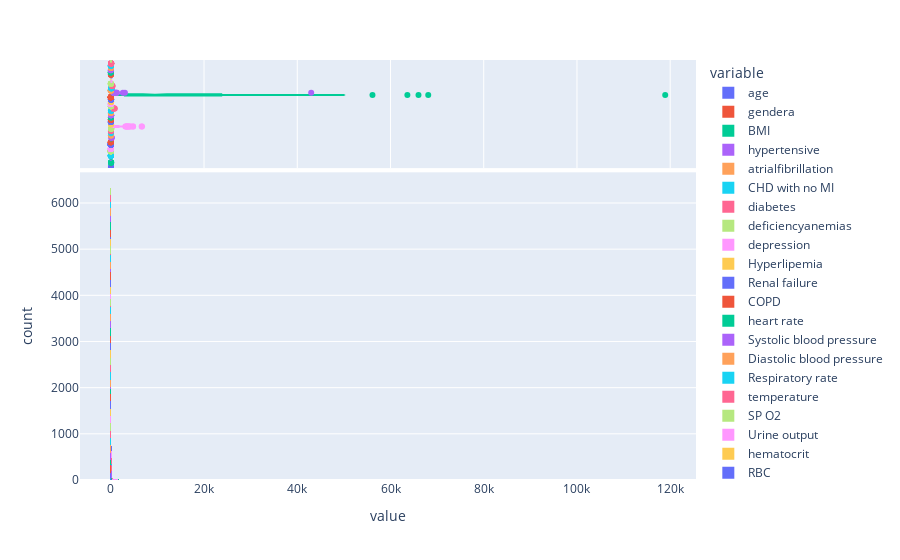

The code cell stored with this chart in its notebook:
### Code cell
import plotly.express as px
fig = px.histogram(death, x=['age', 'gendera', 'BMI', 'hypertensive', 'atrialfibrillation', 'CHD with no MI', 'diabetes', 'deficiencyanemias', 'depression', 'Hyperlipemia', 'Renal failure', 'COPD', 'heart rate', 'Systolic blood pressure', 'Diastolic blood pressure', 'Respiratory rate', 'temperature', 'SP O2', 'Urine output', 'hematocrit', 'RBC', 'MCH', 'MCHC', 'MCV', 'RDW', 'Leucocyte', 'Platelets', 'Neutrophils', 'Basophils', 'Lymphocyte', 'PT', 'INR', 'NT-proBNP', 'Creatine kinase', 'Creatinine', 'Urea nitrogen', 'glucose', 'Blood potassium', 'Blood sodium', 'Blood calcium', 'Chloride', 'Anion gap', 'Magnesium ion', 'PH', 'Bicarbonate', 'Lactic acid', 'PCO2', 'EF'], marginal="box", )
fig.show()

### Figure 1 — Plotly figure (JSON) as saved in the notebook; plotly's stock layout.template omitted (floating-point values rounded to 4 significant figures; data arrays with more than 128 entries replaced by an {"elided": "..."} marker saying what was removed)
{"data": [{"alignmentgroup": "True", "bingroup": "x", "hovertemplate": "variable=age<br>value=%{x}<br>count=%{y}<extra></extra>", "legendgroup": "age", "marker": {"color": "#636efa"}, "name": "age", "offsetgroup": "age", "orientation": "v", "showlegend": true, "type": "histogram", "x": {"elided": "159 int values"}, "xaxis": "x", "yaxis": "y"}, {"alignmentgroup": "True", "hovertemplate": "variable=age<br>value=%{x}<extra></extra>", "legendgroup": "age", "marker": {"color": "#636efa"}, "name": "age", "notched": true, "offsetgroup": "age", "showlegend": false, "type": "box", "x": {"elided": "159 int values"}, "xaxis": "x2", "yaxis": "y2"}, {"alignmentgroup": "True", "bingroup": "x", "hovertemplate": "variable=gendera<br>value=%{x}<br>count=%{y}<extra></extra>", "legendgroup": "gendera", "marker": {"color": "#EF553B"}, "name": "gendera", "offsetgroup": "gendera", "orientation": "v", "showlegend": true, "type": "histogram", "x": {"elided": "159 int values"}, "xaxis": "x", "yaxis": "y"}, {"alignmentgroup": "True", "hovertemplate": "variable=gendera<br>value=%{x}<extra></extra>", "legendgroup": "gendera", "marker": {"color": "#EF553B"}, "name": "gendera", "notched": true, "offsetgroup": "gendera", "showlegend": false, "type": "box", "x": {"elided": "159 int values"}, "xaxis": "x2", "yaxis": "y2"}, {"alignmentgroup": "True", "bingroup": "x", "hovertemplate": "variable=BMI<br>value=%{x}<br>count=%{y}<extra></extra>", "legendgroup": "BMI", "marker": {"color": "#00cc96"}, "name": "BMI", "offsetgroup": "BMI", "orientation": "v", "showlegend": true, "type": "histogram", "x": {"elided": "159 float values"}, "xaxis": "x", "yaxis": "y"}, {"alignmentgroup": "True", "hovertemplate": "variable=BMI<br>value=%{x}<extra></extra>", "legendgroup": "BMI", "marker": {"color": "#00cc96"}, "name": "BMI", "notched": true, "offsetgroup": "BMI", "showlegend": false, "type": "box", "x": {"elided": "159 float values"}, "xaxis": "x2", "yaxis": "y2"}, {"alignmentgroup": "True", "bingroup": "x", "hovertemplate": "variable=hypertensive<br>value=%{x}<br>count=%{y}<extra></extra>", "legendgroup": "hypertensive", "marker": {"color": "#ab63fa"}, "name": "hypertensive", "offsetgroup": "hypertensive", "orientation": "v", "showlegend": true, "type": "histogram", "x": {"elided": "159 int values"}, "xaxis": "x", "yaxis": "y"}, {"alignmentgroup": "True", "hovertemplate": "variable=hypertensive<br>value=%{x}<extra></extra>", "legendgroup": "hypertensive", "marker": {"color": "#ab63fa"}, "name": "hypertensive", "notched": true, "offsetgroup": "hypertensive", "showlegend": false, "type": "box", "x": {"elided": "159 int values"}, "xaxis": "x2", "yaxis": "y2"}, {"alignmentgroup": "True", "bingroup": "x", "hovertemplate": "variable=atrialfibrillation<br>value=%{x}<br>count=%{y}<extra></extra>", "legendgroup": "atrialfibrillation", "marker": {"color": "#FFA15A"}, "name": "atrialfibrillation", "offsetgroup": "atrialfibrillation", "orientation": "v", "showlegend": true, "type": "histogram", "x": {"elided": "159 int values"}, "xaxis": "x", "yaxis": "y"}, {"alignmentgroup": "True", "hovertemplate": "variable=atrialfibrillation<br>value=%{x}<extra></extra>", "legendgroup": "atrialfibrillation", "marker": {"color": "#FFA15A"}, "name": "atrialfibrillation", "notched": true, "offsetgroup": "atrialfibrillation", "showlegend": false, "type": "box", "x": {"elided": "159 int values"}, "xaxis": "x2", "yaxis": "y2"}, {"alignmentgroup": "True", "bingroup": "x", "hovertemplate": "variable=CHD with no MI<br>value=%{x}<br>count=%{y}<extra></extra>", "legendgroup": "CHD with no MI", "marker": {"color": "#19d3f3"}, "name": "CHD with no MI", "offsetgroup": "CHD with no MI", "orientation": "v", "showlegend": true, "type": "histogram", "x": {"elided": "159 int values"}, "xaxis": "x", "yaxis": "y"}, {"alignmentgroup": "True", "hovertemplate": "variable=CHD with no MI<br>value=%{x}<extra></extra>", "legendgroup": "CHD with no MI", "marker": {"color": "#19d3f3"}, "name": "CHD with no MI", "notched": true, "offsetgroup": "CHD with no MI", "showlegend": false, "type": "box", "x": {"elided": "159 int values"}, "xaxis": "x2", "yaxis": "y2"}, {"alignmentgroup": "True", "bingroup": "x", "hovertemplate": "variable=diabetes<br>value=%{x}<br>count=%{y}<extra></extra>", "legendgroup": "diabetes", "marker": {"color": "#FF6692"}, "name": "diabetes", "offsetgroup": "diabetes", "orientation": "v", "showlegend": true, "type": "histogram", "x": {"elided": "159 int values"}, "xaxis": "x", "yaxis": "y"}, {"alignmentgroup": "True", "hovertemplate": "variable=diabetes<br>value=%{x}<extra></extra>", "legendgroup": "diabetes", "marker": {"color": "#FF6692"}, "name": "diabetes", "notched": true, "offsetgroup": "diabetes", "showlegend": false, "type": "box", "x": {"elided": "159 int values"}, "xaxis": "x2", "yaxis": "y2"}, {"alignmentgroup": "True", "bingroup": "x", "hovertemplate": "variable=deficiencyanemias<br>value=%{x}<br>count=%{y}<extra></extra>", "legendgroup": "deficiencyanemias", "marker": {"color": "#B6E880"}, "name": "deficiencyanemias", "offsetgroup": "deficiencyanemias", "orientation": "v", "showlegend": true, "type": "histogram", "x": {"elided": "159 int values"}, "xaxis": "x", "yaxis": "y"}, {"alignmentgroup": "True", "hovertemplate": "variable=deficiencyanemias<br>value=%{x}<extra></extra>", "legendgroup": "deficiencyanemias", "marker": {"color": "#B6E880"}, "name": "deficiencyanemias", "notched": true, "offsetgroup": "deficiencyanemias", "showlegend": false, "type": "box", "x": {"elided": "159 int values"}, "xaxis": "x2", "yaxis": "y2"}, {"alignmentgroup": "True", "bingroup": "x", "hovertemplate": "variable=depression<br>value=%{x}<br>count=%{y}<extra></extra>", "legendgroup": "depression", "marker": {"color": "#FF97FF"}, "name": "depression", "offsetgroup": "depression", "orientation": "v", "showlegend": true, "type": "histogram", "x": {"elided": "159 int values"}, "xaxis": "x", "yaxis": "y"}, {"alignmentgroup": "True", "hovertemplate": "variable=depression<br>value=%{x}<extra></extra>", "legendgroup": "depression", "marker": {"color": "#FF97FF"}, "name": "depression", "notched": true, "offsetgroup": "depression", "showlegend": false, "type": "box", "x": {"elided": "159 int values"}, "xaxis": "x2", "yaxis": "y2"}, {"alignmentgroup": "True", "bingroup": "x", "hovertemplate": "variable=Hyperlipemia<br>value=%{x}<br>count=%{y}<extra></extra>", "legendgroup": "Hyperlipemia", "marker": {"color": "#FECB52"}, "name": "Hyperlipemia", "offsetgroup": "Hyperlipemia", "orientation": "v", "showlegend": true, "type": "histogram", "x": {"elided": "159 int values"}, "xaxis": "x", "yaxis": "y"}, {"alignmentgroup": "True", "hovertemplate": "variable=Hyperlipemia<br>value=%{x}<extra></extra>", "legendgroup": "Hyperlipemia", "marker": {"color": "#FECB52"}, "name": "Hyperlipemia", "notched": true, "offsetgroup": "Hyperlipemia", "showlegend": false, "type": "box", "x": {"elided": "159 int values"}, "xaxis": "x2", "yaxis": "y2"}, {"alignmentgroup": "True", "bingroup": "x", "hovertemplate": "variable=Renal failure<br>value=%{x}<br>count=%{y}<extra></extra>", "legendgroup": "Renal failure", "marker": {"color": "#636efa"}, "name": "Renal failure", "offsetgroup": "Renal failure", "orientation": "v", "showlegend": true, "type": "histogram", "x": {"elided": "159 int values"}, "xaxis": "x", "yaxis": "y"}, {"alignmentgroup": "True", "hovertemplate": "variable=Renal failure<br>value=%{x}<extra></extra>", "legendgroup": "Renal failure", "marker": {"color": "#636efa"}, "name": "Renal failure", "notched": true, "offsetgroup": "Renal failure", "showlegend": false, "type": "box", "x": {"elided": "159 int values"}, "xaxis": "x2", "yaxis": "y2"}, {"alignmentgroup": "True", "bingroup": "x", "hovertemplate": "variable=COPD<br>value=%{x}<br>count=%{y}<extra></extra>", "legendgroup": "COPD", "marker": {"color": "#EF553B"}, "name": "COPD", "offsetgroup": "COPD", "orientation": "v", "showlegend": true, "type": "histogram", "x": {"elided": "159 int values"}, "xaxis": "x", "yaxis": "y"}, {"alignmentgroup": "True", "hovertemplate": "variable=COPD<br>value=%{x}<extra></extra>", "legendgroup": "COPD", "marker": {"color": "#EF553B"}, "name": "COPD", "notched": true, "offsetgroup": "COPD", "showlegend": false, "type": "box", "x": {"elided": "159 int values"}, "xaxis": "x2", "yaxis": "y2"}, {"alignmentgroup": "True", "bingroup": "x", "hovertemplate": "variable=heart rate<br>value=%{x}<br>count=%{y}<extra></extra>", "legendgroup": "heart rate", "marker": {"color": "#00cc96"}, "name": "heart rate", "offsetgroup": "heart rate", "orientation": "v", "showlegend": true, "type": "histogram", "x": {"elided": "159 float values"}, "xaxis": "x", "yaxis": "y"}, {"alignmentgroup": "True", "hovertemplate": "variable=heart rate<br>value=%{x}<extra></extra>", "legendgroup": "heart rate", "marker": {"color": "#00cc96"}, "name": "heart rate", "notched": true, "offsetgroup": "heart rate", "showlegend": false, "type": "box", "x": {"elided": "159 float values"}, "xaxis": "x2", "yaxis": "y2"}, {"alignmentgroup": "True", "bingroup": "x", "hovertemplate": "variable=Systolic blood pressure<br>value=%{x}<br>count=%{y}<extra></extra>", "legendgroup": "Systolic blood pressure", "marker": {"color": "#ab63fa"}, "name": "Systolic blood pressure", "offsetgroup": "Systolic blood pressure", "orientation": "v", "showlegend": true, "type": "histogram", "x": {"elided": "159 float values"}, "xaxis": "x", "yaxis": "y"}, {"alignmentgroup": "True", "hovertemplate": "variable=Systolic blood pressure<br>value=%{x}<extra></extra>", "legendgroup": "Systolic blood pressure", "marker": {"color": "#ab63fa"}, "name": "Systolic blood pressure", "notched": true, "offsetgroup": "Systolic blood pressure", "showlegend": false, "type": "box", "x": {"elided": "159 float values"}, "xaxis": "x2", "yaxis": "y2"}, {"alignmentgroup": "True", "bingroup": "x", "hovertemplate": "variable=Diastolic blood pressure<br>value=%{x}<br>count=%{y}<extra></extra>", "legendgroup": "Diastolic blood pressure", "marker": {"color": "#FFA15A"}, "name": "Diastolic blood pressure", "offsetgroup": "Diastolic blood pressure", "orientation": "v", "showlegend": true, "type": "histogram", "x": {"elided": "159 float values"}, "xaxis": "x", "yaxis": "y"}, {"alignmentgroup": "True", "hovertemplate": "variable=Diastolic blood pressure<br>value=%{x}<extra></extra>", "legendgroup": "Diastolic blood pressure", "marker": {"color": "#FFA15A"}, "name": "Diastolic blood pressure", "notched": true, "offsetgroup": "Diastolic blood pressure", "showlegend": false, "type": "box", "x": {"elided": "159 float values"}, "xaxis": "x2", "yaxis": "y2"}, {"alignmentgroup": "True", "bingroup": "x", "hovertemplate": "variable=Respiratory rate<br>value=%{x}<br>count=%{y}<extra></extra>", "legendgroup": "Respiratory rate", "marker": {"color": "#19d3f3"}, "name": "Respiratory rate", "offsetgroup": "Respiratory rate", "orientation": "v", "showlegend": true, "type": "histogram", "x": {"elided": "159 float values"}, "xaxis": "x", "yaxis": "y"}, {"alignmentgroup": "True", "hovertemplate": "variable=Respiratory rate<br>value=%{x}<extra></extra>", "legendgroup": "Respiratory rate", "marker": {"color": "#19d3f3"}, "name": "Respiratory rate", "notched": true, "offsetgroup": "Respiratory rate", "showlegend": false, "type": "box", "x": {"elided": "159 float values"}, "xaxis": "x2", "yaxis": "y2"}, {"alignmentgroup": "True", "bingroup": "x", "hovertemplate": "variable=temperature<br>value=%{x}<br>count=%{y}<extra></extra>", "legendgroup": "temperature", "marker": {"color": "#FF6692"}, "name": "temperature", "offsetgroup": "temperature", "orientation": "v", "showlegend": true, "type": "histogram", "x": {"elided": "159 float values"}, "xaxis": "x", "yaxis": "y"}, {"alignmentgroup": "True", "hovertemplate": "variable=temperature<br>value=%{x}<extra></extra>", "legendgroup": "temperature", "marker": {"color": "#FF6692"}, "name": "temperature", "notched": true, "offsetgroup": "temperature", "showlegend": false, "type": "box", "x": {"elided": "159 float values"}, "xaxis": "x2", "yaxis": "y2"}, {"alignmentgroup": "True", "bingroup": "x", "hovertemplate": "variable=SP O2<br>value=%{x}<br>count=%{y}<extra></extra>", "legendgroup": "SP O2", "marker": {"color": "#B6E880"}, "name": "SP O2", "offsetgroup": "SP O2", "orientation": "v", "showlegend": true, "type": "histogram", "x": {"elided": "159 float values"}, "xaxis": "x", "yaxis": "y"}, {"alignmentgroup": "True", "hovertemplate": "variable=SP O2<br>value=%{x}<extra></extra>", "legendgroup": "SP O2", "marker": {"color": "#B6E880"}, "name": "SP O2", "notched": true, "offsetgroup": "SP O2", "showlegend": false, "type": "box", "x": {"elided": "159 float values"}, "xaxis": "x2", "yaxis": "y2"}, {"alignmentgroup": "True", "bingroup": "x", "hovertemplate": "variable=Urine output<br>value=%{x}<br>count=%{y}<extra></extra>", "legendgroup": "Urine output", "marker": {"color": "#FF97FF"}, "name": "Urine output", "offsetgroup": "Urine output", "orientation": "v", "showlegend": true, "type": "histogram", "x": {"elided": "159 int values"}, "xaxis": "x", "yaxis": "y"}, {"alignmentgroup": "True", "hovertemplate": "variable=Urine output<br>value=%{x}<extra></extra>", "legendgroup": "Urine output", "marker": {"color": "#FF97FF"}, "name": "Urine output", "notched": true, "offsetgroup": "Urine output", "showlegend": false, "type": "box", "x": {"elided": "159 int values"}, "xaxis": "x2", "yaxis": "y2"}, {"alignmentgroup": "True", "bingroup": "x", "hovertemplate": "variable=hematocrit<br>value=%{x}<br>count=%{y}<extra></extra>", "legendgroup": "hematocrit", "marker": {"color": "#FECB52"}, "name": "hematocrit", "offsetgroup": "hematocrit", "orientation": "v", "showlegend": true, "type": "histogram", "x": {"elided": "159 float values"}, "xaxis": "x", "yaxis": "y"}, {"alignmentgroup": "True", "hovertemplate": "variable=hematocrit<br>value=%{x}<extra></extra>", "legendgroup": "hematocrit", "marker": {"color": "#FECB52"}, "name": "hematocrit", "notched": true, "offsetgroup": "hematocrit", "showlegend": false, "type": "box", "x": {"elided": "159 float values"}, "xaxis": "x2", "yaxis": "y2"}, {"alignmentgroup": "True", "bingroup": "x", "hovertemplate": "variable=RBC<br>value=%{x}<br>count=%{y}<extra></extra>", "legendgroup": "RBC", "marker": {"color": "#636efa"}, "name": "RBC", "offsetgroup": "RBC", "orientation": "v", "showlegend": true, "type": "histogram", "x": {"elided": "159 float values"}, "xaxis": "x", "yaxis": "y"}, {"alignmentgroup": "True", "hovertemplate": "variable=RBC<br>value=%{x}<extra></extra>", "legendgroup": "RBC", "marker": {"color": "#636efa"}, "name": "RBC", "notched": true, "offsetgroup": "RBC", "showlegend": false, "type": "box", "x": {"elided": "159 float values"}, "xaxis": "x2", "yaxis": "y2"}, {"alignmentgroup": "True", "bingroup": "x", "hovertemplate": "variable=MCH<br>value=%{x}<br>count=%{y}<extra></extra>", "legendgroup": "MCH", "marker": {"color": "#EF553B"}, "name": "MCH", "offsetgroup": "MCH", "orientation": "v", "showlegend": true, "type": "histogram", "x": {"elided": "159 float values"}, "xaxis": "x", "yaxis": "y"}, {"alignmentgroup": "True", "hovertemplate": "variable=MCH<br>value=%{x}<extra></extra>", "legendgroup": "MCH", "marker": {"color": "#EF553B"}, "name": "MCH", "notched": true, "offsetgroup": "MCH", "showlegend": false, "type": "box", "x": {"elided": "159 float values"}, "xaxis": "x2", "yaxis": "y2"}, {"alignmentgroup": "True", "bingroup": "x", "hovertemplate": "variable=MCHC<br>value=%{x}<br>count=%{y}<extra></extra>", "legendgroup": "MCHC", "marker": {"color": "#00cc96"}, "name": "MCHC", "offsetgroup": "MCHC", "orientation": "v", "showlegend": true, "type": "histogram", "x": {"elided": "159 float values"}, "xaxis": "x", "yaxis": "y"}, {"alignmentgroup": "True", "hovertemplate": "variable=MCHC<br>value=%{x}<extra></extra>", "legendgroup": "MCHC", "marker": {"color": "#00cc96"}, "name": "MCHC", "notched": true, "offsetgroup": "MCHC", "showlegend": false, "type": "box", "x": {"elided": "159 float values"}, "xaxis": "x2", "yaxis": "y2"}, {"alignmentgroup": "True", "bingroup": "x", "hovertemplate": "variable=MCV<br>value=%{x}<br>count=%{y}<extra></extra>", "legendgroup": "MCV", "marker": {"color": "#ab63fa"}, "name": "MCV", "offsetgroup": "MCV", "orientation": "v", "showlegend": true, "type": "histogram", "x": {"elided": "159 float values"}, "xaxis": "x", "yaxis": "y"}, {"alignmentgroup": "True", "hovertemplate": "variable=MCV<br>value=%{x}<extra></extra>", "legendgroup": "MCV", "marker": {"color": "#ab63fa"}, "name": "MCV", "notched": true, "offsetgroup": "MCV", "showlegend": false, "type": "box", "x": {"elided": "159 float values"}, "xaxis": "x2", "yaxis": "y2"}, {"alignmentgroup": "True", "bingroup": "x", "hovertemplate": "variable=RDW<br>value=%{x}<br>count=%{y}<extra></extra>", "legendgroup": "RDW", "marker": {"color": "#FFA15A"}, "name": "RDW", "offsetgroup": "RDW", "orientation": "v", "showlegend": true, "type": "histogram", "x": {"elided": "159 float values"}, "xaxis": "x", "yaxis": "y"}, {"alignmentgroup": "True", "hovertemplate": "variable=RDW<br>value=%{x}<extra></extra>", "legendgroup": "RDW", "marker": {"color": "#FFA15A"}, "name": "RDW", "notched": true, "offsetgroup": "RDW", "showlegend": false, "type": "box", "x": {"elided": "159 float values"}, "xaxis": "x2", "yaxis": "y2"}, {"alignmentgroup": "True", "bingroup": "x", "hovertemplate": "variable=Leucocyte<br>value=%{x}<br>count=%{y}<extra></extra>", "legendgroup": "Leucocyte", "marker": {"color": "#19d3f3"}, "name": "Leucocyte", "offsetgroup": "Leucocyte", "orientation": "v", "showlegend": true, "type": "histogram", "x": {"elided": "159 float values"}, "xaxis": "x", "yaxis": "y"}, {"alignmentgroup": "True", "hovertemplate": "variable=Leucocyte<br>value=%{x}<extra></extra>", "legendgroup": "Leucocyte", "marker": {"color": "#19d3f3"}, "name": "Leucocyte", "notched": true, "offsetgroup": "Leucocyte", "showlegend": false, "type": "box", "x": {"elided": "159 float values"}, "xaxis": "x2", "yaxis": "y2"}, {"alignmentgroup": "True", "bingroup": "x", "hovertemplate": "variable=Platelets<br>value=%{x}<br>count=%{y}<extra></extra>", "legendgroup": "Platelets", "marker": {"color": "#FF6692"}, "name": "Platelets", "offsetgroup": "Platelets", "orientation": "v", "showlegend": true, "type": "histogram", "x": {"elided": "159 float values"}, "xaxis": "x", "yaxis": "y"}, {"alignmentgroup": "True", "hovertemplate": "variable=Platelets<br>value=%{x}<extra></extra>", "legendgroup": "Platelets", "marker": {"color": "#FF6692"}, "name": "Platelets", "notched": true, "offsetgroup": "Platelets", "showlegend": false, "type": "box", "x": {"elided": "159 float values"}, "xaxis": "x2", "yaxis": "y2"}, {"alignmentgroup": "True", "bingroup": "x", "hovertemplate": "variable=Neutrophils<br>value=%{x}<br>count=%{y}<extra></extra>", "legendgroup": "Neutrophils", "marker": {"color": "#B6E880"}, "name": "Neutrophils", "offsetgroup": "Neutrophils", "orientation": "v", "showlegend": true, "type": "histogram", "x": {"elided": "159 float values"}, "xaxis": "x", "yaxis": "y"}, {"alignmentgroup": "True", "hovertemplate": "variable=Neutrophils<br>value=%{x}<extra></extra>", "legendgroup": "Neutrophils", "marker": {"color": "#B6E880"}, "name": "Neutrophils", "notched": true, "offsetgroup": "Neutrophils", "showlegend": false, "type": "box", "x": {"elided": "159 float values"}, "xaxis": "x2", "yaxis": "y2"}, {"alignmentgroup": "True", "bingroup": "x", "hovertemplate": "variable=Basophils<br>value=%{x}<br>count=%{y}<extra></extra>", "legendgroup": "Basophils", "marker": {"color": "#FF97FF"}, "name": "Basophils", "offsetgroup": "Basophils", "orientation": "v", "showlegend": true, "type": "histogram", "x": {"elided": "159 float values"}, "xaxis": "x", "yaxis": "y"}, {"alignmentgroup": "True", "hovertemplate": "variable=Basophils<br>value=%{x}<extra></extra>", "legendgroup": "Basophils", "marker": {"color": "#FF97FF"}, "name": "Basophils", "notched": true, "offsetgroup": "Basophils", "showlegend": false, "type": "box", "x": {"elided": "159 float values"}, "xaxis": "x2", "yaxis": "y2"}, {"alignmentgroup": "True", "bingroup": "x", "hovertemplate": "variable=Lymphocyte<br>value=%{x}<br>count=%{y}<extra></extra>", "legendgroup": "Lymphocyte", "marker": {"color": "#FECB52"}, "name": "Lymphocyte", "offsetgroup": "Lymphocyte", "orientation": "v", "showlegend": true, "type": "histogram", "x": {"elided": "159 float values"}, "xaxis": "x", "yaxis": "y"}, {"alignmentgroup": "True", "hovertemplate": "variable=Lymphocyte<br>value=%{x}<extra></extra>", "legendgroup": "Lymphocyte", "marker": {"color": "#FECB52"}, "name": "Lymphocyte", "notched": true, "offsetgroup": "Lymphocyte", "showlegend": false, "type": "box", "x": {"elided": "159 float values"}, "xaxis": "x2", "yaxis": "y2"}, {"alignmentgroup": "True", "bingroup": "x", "hovertemplate": "variable=PT<br>value=%{x}<br>count=%{y}<extra></extra>", "legendgroup": "PT", "marker": {"color": "#636efa"}, "name": "PT", "offsetgroup": "PT", "orientation": "v", "showlegend": true, "type": "histogram", "x": {"elided": "159 float values"}, "xaxis": "x", "yaxis": "y"}, {"alignmentgroup": "True", "hovertemplate": "variable=PT<br>value=%{x}<extra></extra>", "legendgroup": "PT", "marker": {"color": "#636efa"}, "name": "PT", "notched": true, "offsetgroup": "PT", "showlegend": false, "type": "box", "x": {"elided": "159 float values"}, "xaxis": "x2", "yaxis": "y2"}, {"alignmentgroup": "True", "bingroup": "x", "hovertemplate": "variable=INR<br>value=%{x}<br>count=%{y}<extra></extra>", "legendgroup": "INR", "marker": {"color": "#EF553B"}, "name": "INR", "offsetgroup": "INR", "orientation": "v", "showlegend": true, "type": "histogram", "x": {"elided": "159 float values"}, "xaxis": "x", "yaxis": "y"}, {"alignmentgroup": "True", "hovertemplate": "variable=INR<br>value=%{x}<extra></extra>", "legendgroup": "INR", "marker": {"color": "#EF553B"}, "name": "INR", "notched": true, "offsetgroup": "INR", "showlegend": false, "type": "box", "x": {"elided": "159 float values"}, "xaxis": "x2", "yaxis": "y2"}, {"alignmentgroup": "True", "bingroup": "x", "hovertemplate": "variable=NT-proBNP<br>value=%{x}<br>count=%{y}<extra></extra>", "legendgroup": "NT-proBNP", "marker": {"color": "#00cc96"}, "name": "NT-proBNP", "offsetgroup": "NT-proBNP", "orientation": "v", "showlegend": true, "type": "histogram", "x": {"elided": "159 float values"}, "xaxis": "x", "yaxis": "y"}, {"alignmentgroup": "True", "hovertemplate": "variable=NT-proBNP<br>value=%{x}<extra></extra>", "legendgroup": "NT-proBNP", "marker": {"color": "#00cc96"}, "name": "NT-proBNP", "notched": true, "offsetgroup": "NT-proBNP", "showlegend": false, "type": "box", "x": {"elided": "159 float values"}, "xaxis": "x2", "yaxis": "y2"}, {"alignmentgroup": "True", "bingroup": "x", "hovertemplate": "variable=Creatine kinase<br>value=%{x}<br>count=%{y}<extra></extra>", "legendgroup": "Creatine kinase", "marker": {"color": "#ab63fa"}, "name": "Creatine kinase", "offsetgroup": "Creatine kinase", "orientation": "v", "showlegend": true, "type": "histogram", "x": {"elided": "159 float values"}, "xaxis": "x", "yaxis": "y"}, {"alignmentgroup": "True", "hovertemplate": "variable=Creatine kinase<br>value=%{x}<extra></extra>", "legendgroup": "Creatine kinase", "marker": {"color": "#ab63fa"}, "name": "Creatine kinase", "notched": true, "offsetgroup": "Creatine kinase", "showlegend": false, "type": "box", "x": {"elided": "159 float values"}, "xaxis": "x2", "yaxis": "y2"}, {"alignmentgroup": "True", "bingroup": "x", "hovertemplate": "variable=Creatinine<br>value=%{x}<br>count=%{y}<extra></extra>", "legendgroup": "Creatinine", "marker": {"color": "#FFA15A"}, "name": "Creatinine", "offsetgroup": "Creatinine", "orientation": "v", "showlegend": true, "type": "histogram", "x": {"elided": "159 float values"}, "xaxis": "x", "yaxis": "y"}, {"alignmentgroup": "True", "hovertemplate": "variable=Creatinine<br>value=%{x}<extra></extra>", "legendgroup": "Creatinine", "marker": {"color": "#FFA15A"}, "name": "Creatinine", "notched": true, "offsetgroup": "Creatinine", "showlegend": false, "type": "box", "x": {"elided": "159 float values"}, "xaxis": "x2", "yaxis": "y2"}, {"alignmentgroup": "True", "bingroup": "x", "hovertemplate": "variable=Urea nitrogen<br>value=%{x}<br>count=%{y}<extra></extra>", "legendgroup": "Urea nitrogen", "marker": {"color": "#19d3f3"}, "name": "Urea nitrogen", "offsetgroup": "Urea nitrogen", "orientation": "v", "showlegend": true, "type": "histogram", "x": {"elided": "159 float values"}, "xaxis": "x", "yaxis": "y"}, {"alignmentgroup": "True", "hovertemplate": "variable=Urea nitrogen<br>value=%{x}<extra></extra>", "legendgroup": "Urea nitrogen", "marker": {"color": "#19d3f3"}, "name": "Urea nitrogen", "notched": true, "offsetgroup": "Urea nitrogen", "showlegend": false, "type": "box", "x": {"elided": "159 float values"}, "xaxis": "x2", "yaxis": "y2"}, {"alignmentgroup": "True", "bingroup": "x", "hovertemplate": "variable=glucose<br>value=%{x}<br>count=%{y}<extra></extra>", "legendgroup": "glucose", "marker": {"color": "#FF6692"}, "name": "glucose", "offsetgroup": "glucose", "orientation": "v", "showlegend": true, "type": "histogram", "x": {"elided": "159 float values"}, "xaxis": "x", "yaxis": "y"}, {"alignmentgroup": "True", "hovertemplate": "variable=glucose<br>value=%{x}<extra></extra>", "legendgroup": "glucose", "marker": {"color": "#FF6692"}, "name": "glucose", "notched": true, "offsetgroup": "glucose", "showlegend": false, "type": "box", "x": {"elided": "159 float values"}, "xaxis": "x2", "yaxis": "y2"}, {"alignmentgroup": "True", "bingroup": "x", "hovertemplate": "variable=Blood potassium<br>value=%{x}<br>count=%{y}<extra></extra>", "legendgroup": "Blood potassium", "marker": {"color": "#B6E880"}, "name": "Blood potassium", "offsetgroup": "Blood potassium", "orientation": "v", "showlegend": true, "type": "histogram", "x": {"elided": "159 float values"}, "xaxis": "x", "yaxis": "y"}, {"alignmentgroup": "True", "hovertemplate": "variable=Blood potassium<br>value=%{x}<extra></extra>", "legendgroup": "Blood potassium", "marker": {"color": "#B6E880"}, "name": "Blood potassium", "notched": true, "offsetgroup": "Blood potassium", "showlegend": false, "type": "box", "x": {"elided": "159 float values"}, "xaxis": "x2", "yaxis": "y2"}, {"alignmentgroup": "True", "bingroup": "x", "hovertemplate": "variable=Blood sodium<br>value=%{x}<br>count=%{y}<extra></extra>", "legendgroup": "Blood sodium", "marker": {"color": "#FF97FF"}, "name": "Blood sodium", "offsetgroup": "Blood sodium", "orientation": "v", "showlegend": true, "type": "histogram", "x": {"elided": "159 float values"}, "xaxis": "x", "yaxis": "y"}, {"alignmentgroup": "True", "hovertemplate": "variable=Blood sodium<br>value=%{x}<extra></extra>", "legendgroup": "Blood sodium", "marker": {"color": "#FF97FF"}, "name": "Blood sodium", "notched": true, "offsetgroup": "Blood sodium", "showlegend": false, "type": "box", "x": {"elided": "159 float values"}, "xaxis": "x2", "yaxis": "y2"}, {"alignmentgroup": "True", "bingroup": "x", "hovertemplate": "variable=Blood calcium<br>value=%{x}<br>count=%{y}<extra></extra>", "legendgroup": "Blood calcium", "marker": {"color": "#FECB52"}, "name": "Blood calcium", "offsetgroup": "Blood calcium", "orientation": "v", "showlegend": true, "type": "histogram", "x": {"elided": "159 float values"}, "xaxis": "x", "yaxis": "y"}, {"alignmentgroup": "True", "hovertemplate": "variable=Blood calcium<br>value=%{x}<extra></extra>", "legendgroup": "Blood calcium", "marker": {"color": "#FECB52"}, "name": "Blood calcium", "notched": true, "offsetgroup": "Blood calcium", "showlegend": false, "type": "box", "x": {"elided": "159 float values"}, "xaxis": "x2", "yaxis": "y2"}, {"alignmentgroup": "True", "bingroup": "x", "hovertemplate": "variable=Chloride<br>value=%{x}<br>count=%{y}<extra></extra>", "legendgroup": "Chloride", "marker": {"color": "#636efa"}, "name": "Chloride", "offsetgroup": "Chloride", "orientation": "v", "showlegend": true, "type": "histogram", "x": {"elided": "159 float values"}, "xaxis": "x", "yaxis": "y"}, {"alignmentgroup": "True", "hovertemplate": "variable=Chloride<br>value=%{x}<extra></extra>", "legendgroup": "Chloride", "marker": {"color": "#636efa"}, "name": "Chloride", "notched": true, "offsetgroup": "Chloride", "showlegend": false, "type": "box", "x": {"elided": "159 float values"}, "xaxis": "x2", "yaxis": "y2"}, {"alignmentgroup": "True", "bingroup": "x", "hovertemplate": "variable=Anion gap<br>value=%{x}<br>count=%{y}<extra></extra>", "legendgroup": "Anion gap", "marker": {"color": "#EF553B"}, "name": "Anion gap", "offsetgroup": "Anion gap", "orientation": "v", "showlegend": true, "type": "histogram", "x": {"elided": "159 float values"}, "xaxis": "x", "yaxis": "y"}, {"alignmentgroup": "True", "hovertemplate": "variable=Anion gap<br>value=%{x}<extra></extra>", "legendgroup": "Anion gap", "marker": {"color": "#EF553B"}, "name": "Anion gap", "notched": true, "offsetgroup": "Anion gap", "showlegend": false, "type": "box", "x": {"elided": "159 float values"}, "xaxis": "x2", "yaxis": "y2"}, {"alignmentgroup": "True", "bingroup": "x", "hovertemplate": "variable=Magnesium ion<br>value=%{x}<br>count=%{y}<extra></extra>", "legendgroup": "Magnesium ion", "marker": {"color": "#00cc96"}, "name": "Magnesium ion", "offsetgroup": "Magnesium ion", "orientation": "v", "showlegend": true, "type": "histogram", "x": {"elided": "159 float values"}, "xaxis": "x", "yaxis": "y"}, {"alignmentgroup": "True", "hovertemplate": "variable=Magnesium ion<br>value=%{x}<extra></extra>", "legendgroup": "Magnesium ion", "marker": {"color": "#00cc96"}, "name": "Magnesium ion", "notched": true, "offsetgroup": "Magnesium ion", "showlegend": false, "type": "box", "x": {"elided": "159 float values"}, "xaxis": "x2", "yaxis": "y2"}, {"alignmentgroup": "True", "bingroup": "x", "hovertemplate": "variable=PH<br>value=%{x}<br>count=%{y}<extra></extra>", "legendgroup": "PH", "marker": {"color": "#ab63fa"}, "name": "PH", "offsetgroup": "PH", "orientation": "v", "showlegend": true, "type": "histogram", "x": {"elided": "159 float values"}, "xaxis": "x", "yaxis": "y"}, {"alignmentgroup": "True", "hovertemplate": "variable=PH<br>value=%{x}<extra></extra>", "legendgroup": "PH", "marker": {"color": "#ab63fa"}, "name": "PH", "notched": true, "offsetgroup": "PH", "showlegend": false, "type": "box", "x": {"elided": "159 float values"}, "xaxis": "x2", "yaxis": "y2"}, {"alignmentgroup": "True", "bingroup": "x", "hovertemplate": "variable=Bicarbonate<br>value=%{x}<br>count=%{y}<extra></extra>", "legendgroup": "Bicarbonate", "marker": {"color": "#FFA15A"}, "name": "Bicarbonate", "offsetgroup": "Bicarbonate", "orientation": "v", "showlegend": true, "type": "histogram", "x": {"elided": "159 float values"}, "xaxis": "x", "yaxis": "y"}, {"alignmentgroup": "True", "hovertemplate": "variable=Bicarbonate<br>value=%{x}<extra></extra>", "legendgroup": "Bicarbonate", "marker": {"color": "#FFA15A"}, "name": "Bicarbonate", "notched": true, "offsetgroup": "Bicarbonate", "showlegend": false, "type": "box", "x": {"elided": "159 float values"}, "xaxis": "x2", "yaxis": "y2"}, {"alignmentgroup": "True", "bingroup": "x", "hovertemplate": "variable=Lactic acid<br>value=%{x}<br>count=%{y}<extra></extra>", "legendgroup": "Lactic acid", "marker": {"color": "#19d3f3"}, "name": "Lactic acid", "offsetgroup": "Lactic acid", "orientation": "v", "showlegend": true, "type": "histogram", "x": {"elided": "159 float values"}, "xaxis": "x", "yaxis": "y"}, {"alignmentgroup": "True", "hovertemplate": "variable=Lactic acid<br>value=%{x}<extra></extra>", "legendgroup": "Lactic acid", "marker": {"color": "#19d3f3"}, "name": "Lactic acid", "notched": true, "offsetgroup": "Lactic acid", "showlegend": false, "type": "box", "x": {"elided": "159 float values"}, "xaxis": "x2", "yaxis": "y2"}, {"alignmentgroup": "True", "bingroup": "x", "hovertemplate": "variable=PCO2<br>value=%{x}<br>count=%{y}<extra></extra>", "legendgroup": "PCO2", "marker": {"color": "#FF6692"}, "name": "PCO2", "offsetgroup": "PCO2", "orientation": "v", "showlegend": true, "type": "histogram", "x": {"elided": "159 float values"}, "xaxis": "x", "yaxis": "y"}, {"alignmentgroup": "True", "hovertemplate": "variable=PCO2<br>value=%{x}<extra></extra>", "legendgroup": "PCO2", "marker": {"color": "#FF6692"}, "name": "PCO2", "notched": true, "offsetgroup": "PCO2", "showlegend": false, "type": "box", "x": {"elided": "159 float values"}, "xaxis": "x2", "yaxis": "y2"}, {"alignmentgroup": "True", "bingroup": "x", "hovertemplate": "variable=EF<br>value=%{x}<br>count=%{y}<extra></extra>", "legendgroup": "EF", "marker": {"color": "#B6E880"}, "name": "EF", "offsetgroup": "EF", "orientation": "v", "showlegend": true, "type": "histogram", "x": {"elided": "159 int values"}, "xaxis": "x", "yaxis": "y"}, {"alignmentgroup": "True", "hovertemplate": "variable=EF<br>value=%{x}<extra></extra>", "legendgroup": "EF", "marker": {"color": "#B6E880"}, "name": "EF", "notched": true, "offsetgroup": "EF", "showlegend": false, "type": "box", "x": {"elided": "159 int values"}, "xaxis": "x2", "yaxis": "y2"}], "layout": {"barmode": "relative", "legend": {"title": {"text": "variable"}, "tracegroupgap": 0}, "margin": {"t": 60}, "xaxis": {"anchor": "y", "domain": [0, 1], "title": {"text": "value"}}, "xaxis2": {"anchor": "y2", "domain": [0, 1], "matches": "x", "showgrid": true, "showticklabels": false}, "yaxis": {"anchor": "x", "domain": [0, 0.7326], "title": {"text": "count"}}, "yaxis2": {"anchor": "x2", "domain": [0.7426, 1], "matches": "y2", "showgrid": false, "showline": false, "showticklabels": false, "ticks": ""}}}
